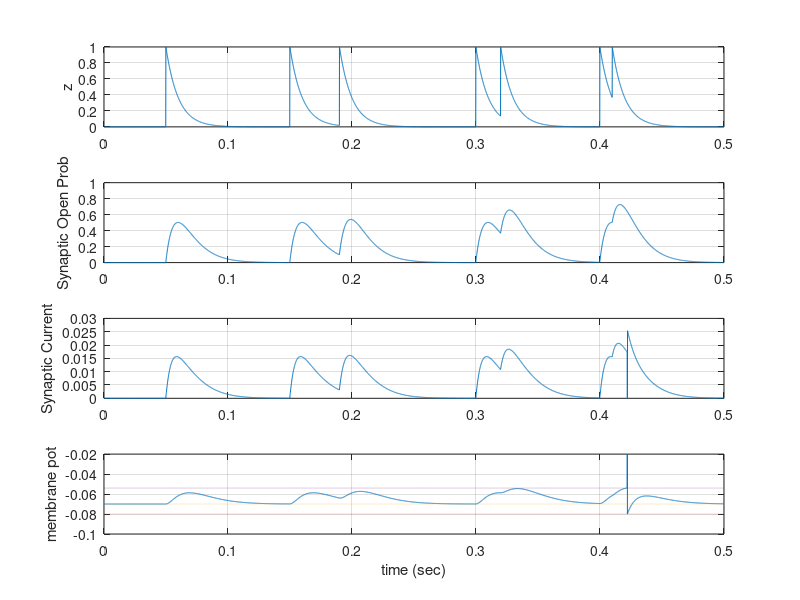

Recreate this plot in MATLAB.
% FIVE5   Exercise 5 from CHAPTER 5 of Dayan and Abbott

% NEUR1680
% Last updated March 11, 2012

% Add an excitatory synaptic conductance to the integrate-and-fire
% neuron of exercise 3 by adding the extra synaptic conductance term
% in equation 5.43 with E_s = 0. Set the external current to zero, I_e = 0,
% in this example, and assume that the probability of release on receipt
% of a presynaptic spike is 1. Use r_m*gbar_s = 0.5 and describe P_s using the
% alpha function of equation 5.35 with tau_s = 10 ms and Pmax = .5. To
% incorporate multiple presynaptic spikes, P_s should be described by
% a pair of differential equations,
% tau_s*(P_s)' = e*Pmax*z - P_s  with e = exp(1), and
% tau_s*(z)' = -z,
% with the additional rule that z is set to 1 whenever a presynaptic
% spike arrives. Plot V(t) in one graph and the synaptic current in another.
% Trigger synaptic events at times 50, 150, 190, 300, 320, 400, and
% 410 ms. Explain what you see.


clear

epoch = .5;                         % length of epoch in seconds
bin_length = .0001;                 % bin length (discretization of time axis) in sec
Vrest = -.070;                      % resting potential (V)
Vth = -.054;                        % firing threshold (V)
Vreset = -.080;                     % reset potential (V)
tau_m = .010;                       % membrane time constant (sec)
E_s = 0;                            % synaptic reversal potential (V)
r_m_gbar_s = .5;                    % value of r_m*gbar_s
tau_s = .010;                       % synaptic decay time constant (sec)
Pmax = .5;                          % max value of synaptic open probability

time_axis = 0:bin_length:epoch;     % time axis
N = length(time_axis);              % number of bins in spike train
incr_s = bin_length/tau_s;
V = Vrest*ones(1,N);
P_s = zeros(1,N);
synaptic_input = zeros(1,N);
synaptic_current = zeros(1,N);
synaptic_input(round([.[number redacted]]/bin_length)) = 1;
z = zeros(1,N);

for n = 2:N
    si = synaptic_input(n);
    z(n) = si + (1-si)*(1 - incr_s)*z(n-1);
    P_s(n) = (1 - incr_s)*P_s(n-1) + incr_s*exp(1)*Pmax*z(n); 
    if V(n-1) < Vth
        synaptic_current(n) = r_m_gbar_s*P_s(n)*(E_s-V(n-1));
        V_derivative = (Vrest - V(n-1) + synaptic_current(n))/tau_m;     % derivative of V (eq. 5.43)
        V(n) = V(n-1) + bin_length*V_derivative;
    elseif V(n-1) >= Vth && V(n-1) < .1
        V(n) = .1;                          % spike
    else                                    % V(n-1) = .1, i.e., there was a spike at n-1
        V(n) = Vreset;                      % reset potential
    end
end

figure(1)
subplot(4,1,1), plot(time_axis,z)
grid on
ylabel('z')
set(gca,'YLim',[0 1])
subplot(4,1,2), plot(time_axis,P_s)
grid on
ylabel('Synaptic Open Prob')
set(gca,'YLim',[0 1])
subplot(4,1,3), plot(time_axis,synaptic_current)
grid on
ylabel('Synaptic Current')
subplot(4,1,4), plot(time_axis,V,'-',time_axis,Vreset*ones(1,N),':',time_axis,Vrest*ones(1,N),':',time_axis,Vth*ones(1,N),':')
grid on
ylabel('membrane pot')
set(gca,'YLim',[-.1 -.02])
xlabel('time (sec)')
